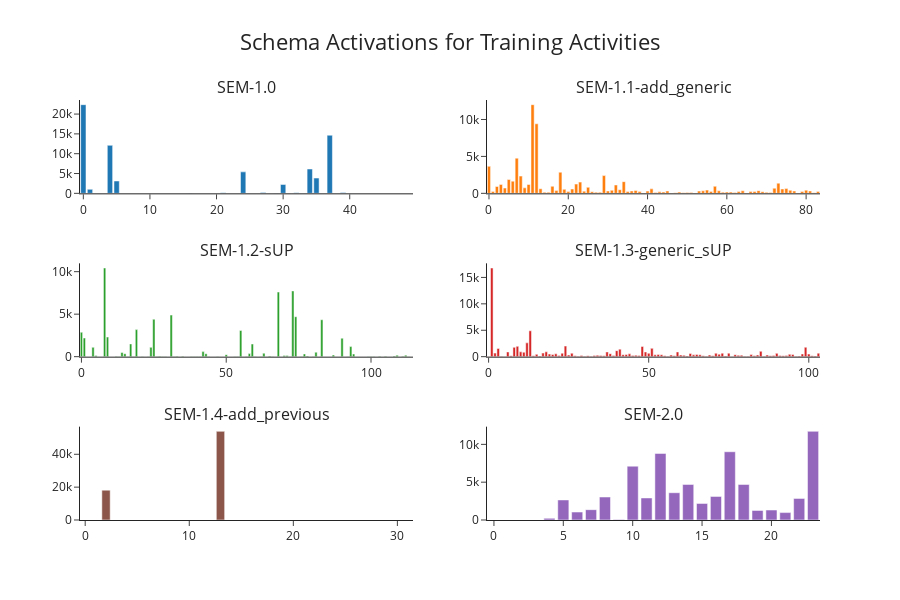

Here is the notebook cell this chart was saved with:
### Code cell
from plotly.subplots import make_subplots
fig = make_subplots(rows=3, cols=2, 
                    subplot_titles=['SEM-1.0', 'SEM-1.1-add_generic', 'SEM-1.2-sUP', 'SEM-1.3-generic_sUP', 'SEM-1.4-add_previous', 'SEM-2.0']
                   )
for i, n in enumerate(names):
    df_select = df[df.tag == n]
    fig.add_trace(
    go.Bar(x=df_select.schema, y=df_select.c, name=f'{n}',
                 # xbins=go.histogram.XBins(size=1, start=0, end=len(activation)+2)
            ),
        row=(i//2 + 1), col=(i%2+1) if i < 4 else ((i+1)%2+1)
    )
# fig.update_traces(marker_color='brown', selector=dict(name="SEM-1.4-add_previous"))
fig.update_layout(layout, showlegend=False, 
                  title_text="Schema Activations for Training Activities", 
                  width=900, height=600)

### Figure 1 — Plotly figure (JSON) as saved in the notebook; plotly's stock layout.template omitted (floating-point values rounded to 4 significant figures)
{"data": [{"name": "SEM-1.0", "type": "bar", "x": [0, 1, 2, 3, 4, 5, 6, 7, 8, 9, 10, 11, 12, 13, 14, 15, 16, 17, 18, 19, 20, 21, 22, 23, 24, 25, 26, 27, 28, 29, 30, 31, 32, 33, 34, 35, 36, 37, 38, 39, 40, 41, 42, 43, 44, 45, 46, 47, 48, 49], "xaxis": "x", "y": [22374, 1018, 2, 6, 12110, 3114, 8, 4, 2, 2, 1, 3, 51, 13, 48, 46, 89, 7, 2, 1, 5, 143, 46, 16, 5415, 1, 29, 180, 47, 100, 2245, 1, 128, 15, 6135, 3853, 2, 14665, 6, 205, 1, 5, 5, 2, 8, 34, 9, 1, 1, 4], "yaxis": "y"}, {"name": "SEM-1.1-add_generic", "type": "bar", "x": [0, 1, 2, 3, 4, 5, 6, 7, 8, 9, 10, 11, 12, 13, 14, 15, 16, 17, 18, 19, 20, 21, 22, 23, 24, 25, 26, 27, 28, 29, 30, 31, 32, 33, 34, 35, 36, 37, 38, 39, 40, 41, 42, 43, 44, 45, 46, 47, 48, 49, 50, 51, 52, 53, 54, 55, 56, 57, 58, 59, 60, 61, 62, 63, 64, 65, 66, 67, 68, 69, 70, 71, 72, 73, 74, 75, 76, 77, 78, 79, 80, 81, 82, 83], "xaxis": "x2", "y": [3660, 259, 925, 1210, 712, 1871, 1650, 4762, 2334, 745, 1199, 12007, 9417, 622, 150, 142, 954, 373, 2860, 540, 239, 585, 1253, 1519, 292, 814, 220, 148, 138, 2406, 310, 409, 1132, 489, 1582, 240, 322, 390, 237, 60, 300, 606, 97, 200, 172, 319, 60, 94, 166, 85, 120, 100, 60, 300, 336, 437, 263, 954, 338, 152, 172, 166, 120, 244, 345, 60, 240, 252, 366, 227, 136, 106, 697, 1379, 594, 642, 418, 308, 57, 244, 434, 312, 89, 264], "yaxis": "y2"}, {"name": "SEM-1.2-sUP", "type": "bar", "x": [0, 1, 2, 3, 4, 5, 6, 7, 8, 9, 10, 11, 12, 13, 14, 15, 16, 17, 18, 19, 20, 21, 22, 23, 24, 25, 26, 27, 28, 29, 30, 31, 32, 33, 34, 35, 36, 37, 38, 39, 40, 41, 42, 43, 44, 45, 46, 47, 48, 49, 50, 51, 52, 53, 54, 55, 56, 57, 58, 59, 60, 61, 62, 63, 64, 65, 66, 67, 68, 69, 70, 71, 72, 73, 74, 75, 76, 77, 78, 79, 80, 81, 82, 83, 84, 85, 86, 87, 88, 89, 90, 91, 92, 93, 94, 95, 96, 97, 98, 99, 100, 101, 102, 103, 104, 105, 106, 107, 108, 109, 110, 111, 112, 113, 114], "xaxis": "x3", "y": [2872, 2194, 2, 4, 1096, 144, 1, 1, 10431, 2305, 1, 4, 38, 7, 497, 354, 5, 1503, 9, 3183, 1, 31, 1, 23, 1094, 4403, 5, 41, 5, 10, 3, 4890, 31, 53, 1, 58, 1, 3, 8, 12, 8, 10, 593, 355, 15, 1, 1, 10, 1, 1, 239, 1, 1, 14, 20, 3083, 1, 8, 362, 1489, 9, 1, 21, 410, 1, 65, 14, 2, 7599, 2, 128, 126, 30, 7736, 4701, 1, 12, 323, 83, 1, 8, 533, 1, 4345, 1, 1, 1, 189, 1, 2, 2175, 1, 7, 1189, 313, 1, 1, 1, 2, 10, 6, 6, 1, 51, 3, 44, 1, 1, 84, 180, 1, 62, 177, 5, 1], "yaxis": "y3"}, {"name": "SEM-1.3-generic_sUP", "type": "bar", "x": [0, 1, 2, 3, 4, 5, 6, 7, 8, 9, 10, 11, 12, 13, 14, 15, 16, 17, 18, 19, 20, 21, 22, 23, 24, 25, 26, 27, 28, 29, 30, 31, 32, 33, 34, 35, 36, 37, 38, 39, 40, 41, 42, 43, 44, 45, 46, 47, 48, 49, 50, 51, 52, 53, 54, 55, 56, 57, 58, 59, 60, 61, 62, 63, 64, 65, 66, 67, 68, 69, 70, 71, 72, 73, 74, 75, 76, 77, 78, 79, 80, 81, 82, 83, 84, 85, 86, 87, 88, 89, 90, 91, 92, 93, 94, 95, 96, 97, 98, 99, 100, 101, 102, 103], "xaxis": "x4", "y": [51, 16783, 670, 1559, 71, 49, 895, 186, 1765, 1952, 916, 842, 2614, 4902, 188, 446, 142, 687, 918, 493, 408, 538, 239, 650, 2004, 300, 661, 158, 98, 240, 59, 195, 86, 207, 268, 227, 155, 898, 571, 210, 1140, 1426, 372, 403, 538, 239, 268, 227, 1936, 898, 639, 1570, 347, 424, 365, 172, 60, 300, 159, 894, 300, 244, 144, 600, 347, 424, 365, 172, 60, 300, 179, 653, 480, 661, 122, 666, 51, 375, 245, 289, 60, 90, 390, 162, 318, 1021, 60, 298, 180, 240, 623, 227, 191, 198, 450, 400, 60, 115, 516, 1778, 493, 195, 122, 666], "yaxis": "y4"}, {"name": "SEM-2.0", "type": "bar", "x": [0, 1, 2, 3, 4, 5, 6, 7, 8, 9, 10, 11, 12, 13, 14, 15, 16, 17, 18, 19, 20, 21, 22, 23], "xaxis": "x6", "y": [2, 5, 4, 4, 220, 2652, 1050, 1369, 3039, 73, 7119, 2916, 8801, 3608, 4702, 2193, 3121, 9024, 4697, 1264, 1317, 980, 2857, 11723], "yaxis": "y6"}, {"name": "SEM-1.4-add_previous", "type": "bar", "x": [0, 1, 2, 3, 4, 5, 6, 7, 8, 9, 10, 11, 12, 13, 14, 15, 16, 17, 18, 19, 20, 21, 22, 23, 24, 25, 26, 27, 28, 29, 30, 31], "xaxis": "x5", "y": [1, 3, 18182, 1, 5, 1, 1, 3, 1, 1, 3, 1, 1, 53974, 1, 1, 1, 1, 1, 1, 1, 1, 2, 5, 1, 1, 1, 6, 1, 2, 1, 2], "yaxis": "y5"}], "layout": {"annotations": [{"font": {"size": 16}, "showarrow": false, "text": "SEM-1.0", "x": 0.225, "xanchor": "center", "xref": "paper", "y": 1, "yanchor": "bottom", "yref": "paper"}, {"font": {"size": 16}, "showarrow": false, "text": "SEM-1.1-add_generic", "x": 0.775, "xanchor": "center", "xref": "paper", "y": 1, "yanchor": "bottom", "yref": "paper"}, {"font": {"size": 16}, "showarrow": false, "text": "SEM-1.2-sUP", "x": 0.225, "xanchor": "center", "xref": "paper", "y": 0.6111, "yanchor": "bottom", "yref": "paper"}, {"font": {"size": 16}, "showarrow": false, "text": "SEM-1.3-generic_sUP", "x": 0.775, "xanchor": "center", "xref": "paper", "y": 0.6111, "yanchor": "bottom", "yref": "paper"}, {"font": {"size": 16}, "showarrow": false, "text": "SEM-1.4-add_previous", "x": 0.225, "xanchor": "center", "xref": "paper", "y": 0.2222, "yanchor": "bottom", "yref": "paper"}, {"font": {"size": 16}, "showarrow": false, "text": "SEM-2.0", "x": 0.775, "xanchor": "center", "xref": "paper", "y": 0.2222, "yanchor": "bottom", "yref": "paper"}], "height": 600, "margin": {"autoexpand": true}, "showlegend": false, "title": {"font": {"size": 22}, "text": "Schema Activations for Training Activities", "x": 0.5}, "width": 900, "xaxis": {"anchor": "y", "autorange": true, "domain": [0, 0.45], "range": [-0.5, 49.5], "type": "linear"}, "xaxis2": {"anchor": "y2", "autorange": true, "domain": [0.55, 1], "range": [-0.5, 83.5], "type": "linear"}, "xaxis3": {"anchor": "y3", "autorange": true, "domain": [0, 0.45], "range": [-0.5, 114.5], "type": "linear"}, "xaxis4": {"anchor": "y4", "autorange": true, "domain": [0.55, 1], "range": [-0.5, 103.5], "type": "linear"}, "xaxis5": {"anchor": "y5", "autorange": true, "domain": [0, 0.45], "range": [-0.5, 31.5], "type": "linear"}, "xaxis6": {"anchor": "y6", "autorange": true, "domain": [0.55, 1], "range": [-0.5, 23.5], "type": "linear"}, "yaxis": {"anchor": "x", "autorange": true, "domain": [0.7778, 1], "range": [0, 23550.0], "type": "linear"}, "yaxis2": {"anchor": "x2", "autorange": true, "domain": [0.7778, 1], "range": [0, 12640.0], "type": "linear"}, "yaxis3": {"anchor": "x3", "autorange": true, "domain": [0.3889, 0.6111], "range": [0, 10980], "type": "linear"}, "yaxis4": {"anchor": "x4", "autorange": true, "domain": [0.3889, 0.6111], "range": [0, 17670.0], "type": "linear"}, "yaxis5": {"anchor": "x5", "autorange": true, "domain": [0, 0.2222], "range": [0, 56810.0], "type": "linear"}, "yaxis6": {"anchor": "x6", "autorange": true, "domain": [0, 0.2222], "range": [0, 12340], "type": "linear"}}}
